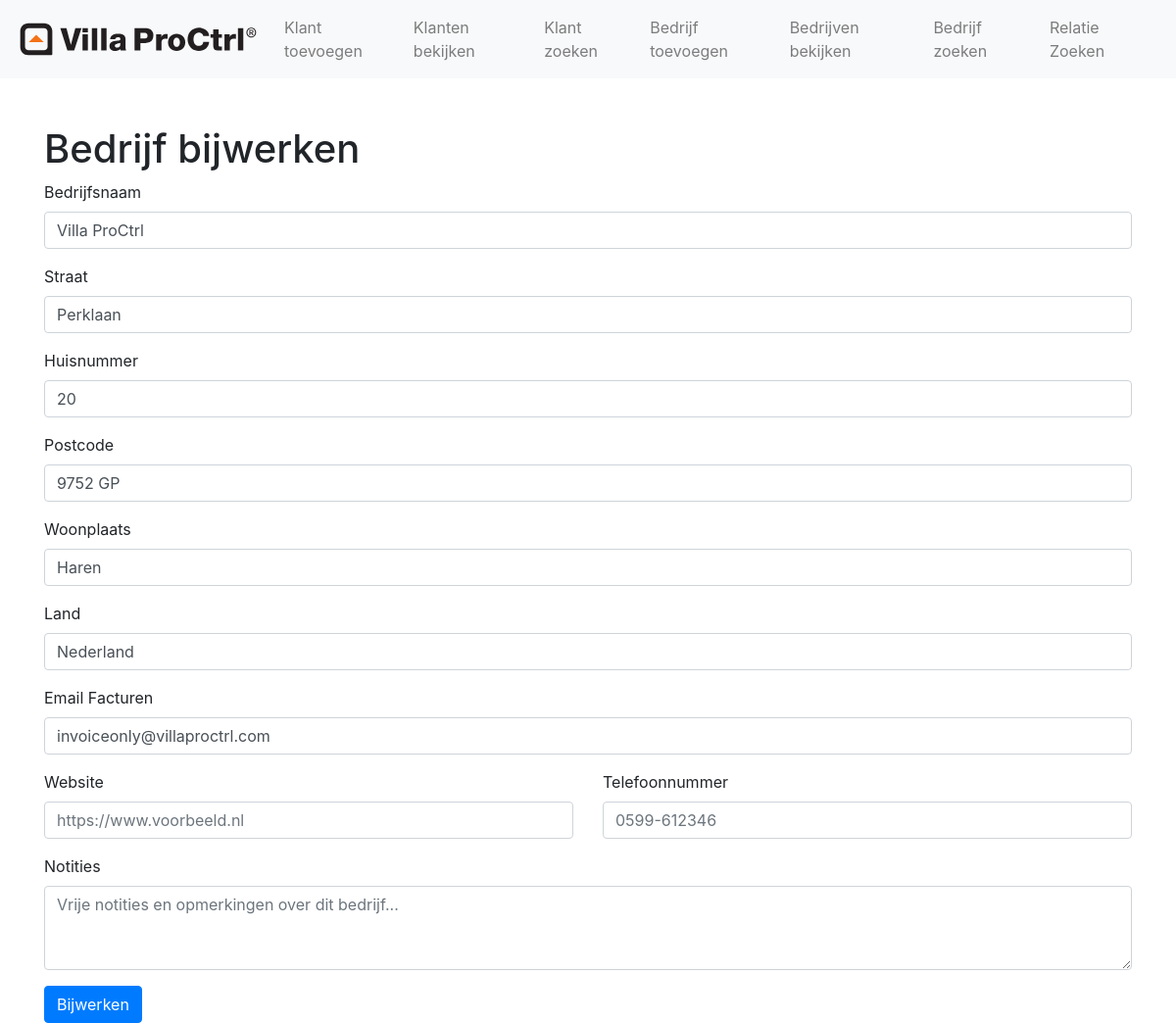
The app's page /bedrijf/update_bedrijf.php?id=2, older data.
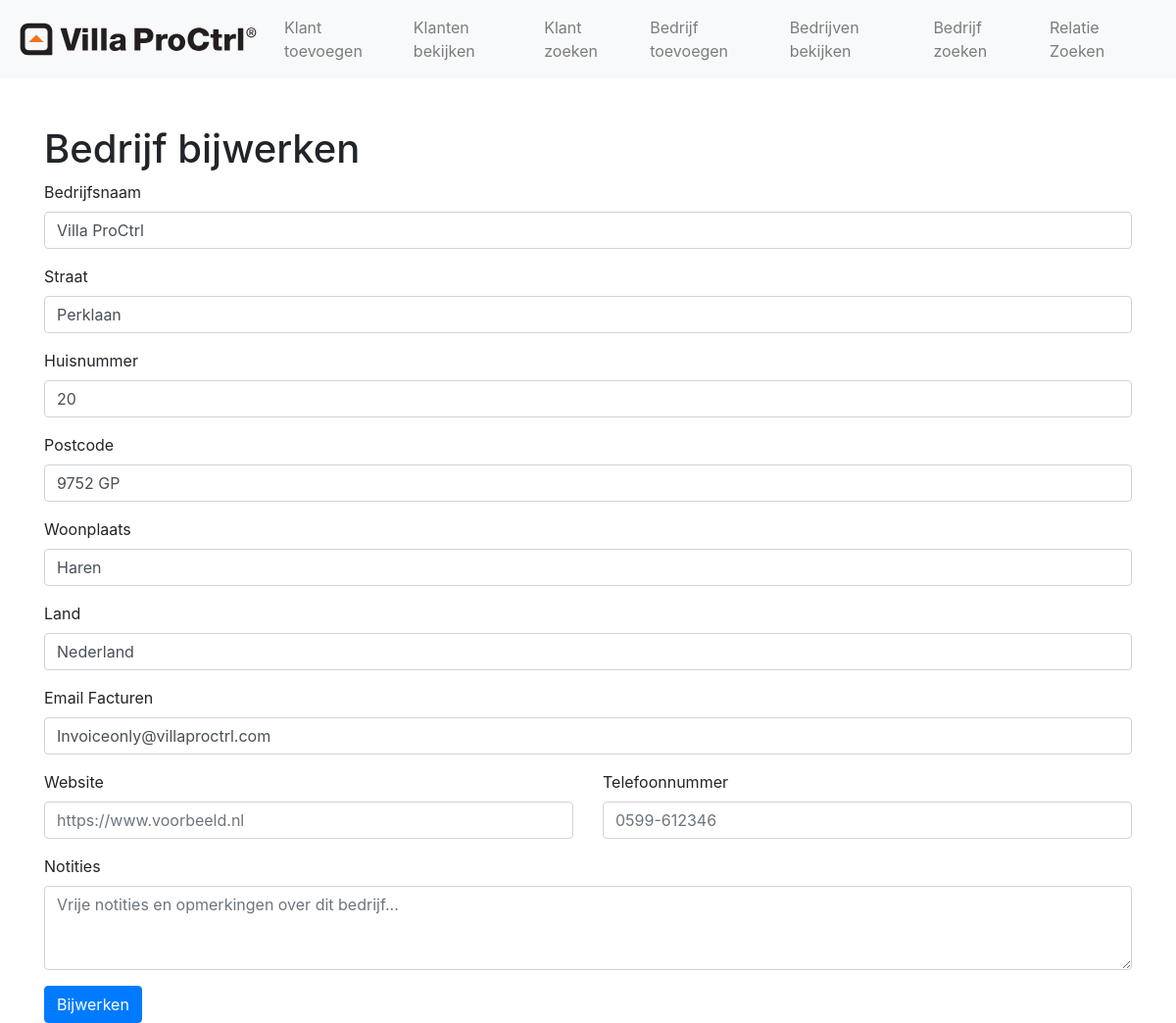
The same page, newer data.
### tables this page shows
CREATE TABLE `bedrijven` (
  `id` int(11) NOT NULL AUTO_INCREMENT,
  `bedrijfsnaam` varchar(255) NOT NULL,
  `straat` varchar(255) NOT NULL,
  `huisnummer` varchar(10) NOT NULL,
  `postcode` varchar(10) NOT NULL,
  `woonplaats` varchar(100) NOT NULL,
  `land` varchar(100) NOT NULL,
  `email_facturen` varchar(255) NOT NULL,
  `website` varchar(255) DEFAULT NULL COMMENT 'Website URL van het bedrijf',
  `telefoonnummer` varchar(20) DEFAULT NULL COMMENT 'Telefoonnummer met Nederlandse formatting',
  `notities` text DEFAULT NULL COMMENT 'Vrije notities en opmerkingen',
  PRIMARY KEY (`id`)
);

### bedrijf/update_bedrijf.php (the view, shortened to what the changed rows need)
<?php
include '../config/db_connect.php';
include '../includes/header.php';
$bedrijf = null;
if ($_SERVER["REQUEST_METHOD"] == "POST") {
    $id = $_POST['id'];
    $bedrijfsnaam = $_POST['bedrijfsnaam'];
    $straat = $_POST['straat'];
    $huisnummer = $_POST['huisnummer'];
    $postcode = $_POST['postcode'];
    $woonplaats = $_POST['woonplaats'];
    $land = $_POST['land'];
    $email_facturen = $_POST['email_facturen'];
    $website = $_POST['website'];
    $telefoonnummer = $_POST['telefoonnummer'];
    $notities = $_POST['notities'];
    include '../config/phone_number_formatter.php';
    $formatter = new PhoneNumberFormatter();
    if (!empty($telefoonnummer)) {
        $telefoonnummer = $formatter->format($telefoonnummer, $land);
    }
    $stmt = $conn->prepare("UPDATE bedrijven SET bedrijfsnaam=?, straat=?, huisnummer=?, postcode=?, woonplaats=?, land=?, email_facturen=?, website=?, telefoonnummer=?, notities=? WHERE id=?");
    $stmt->bind_param("ssssssssssi", $bedrijfsnaam, $straat, $huisnummer, $postcode, $woonplaats, $land, $email_facturen, $website, $telefoonnummer, $notities, $id);
    if ($stmt->execute() === TRUE) {
        echo "<div class='alert alert-success mt-3'>Record updated successfully</div>";
    } else {
        echo "<div class='alert alert-danger mt-3'>Error updating record: " . $stmt->error . "</div>";
    }
    $stmt->close();
    $stmt = $conn->prepare("SELECT * FROM bedrijven WHERE id=?");
    $stmt->bind_param("i", $id);
    $stmt->execute();
    $result = $stmt->get_result();
    if ($result->num_rows > 0) {
        $bedrijf = $result->fetch_assoc();
    } else {
        echo "<div class='alert alert-danger mt-3'>Bedrijf niet gevonden</div>";
        exit;
    }
    $stmt->close();
} else {
    if (isset($_GET['id'])) {
        $id = $_GET['id'];
        $stmt = $conn->prepare("SELECT * FROM bedrijven WHERE id=?");
        $stmt->bind_param("i", $id);
        $stmt->execute();
        $result = $stmt->get_result();
        if ($result->num_rows > 0) {
            $bedrijf = $result->fetch_assoc();
        } else {
            echo "<div class='alert alert-danger mt-3'>Bedrijf niet gevonden</div>";
            exit;
        }
    } else {
        echo "<div class='alert alert-danger mt-3'>Geen bedrijf ID opgegeven</div>";
        exit;
    }
}
?>
<h1 class="mt-5">Bedrijf bijwerken</h1>
<form method="post" action="update_bedrijf.php">
    <div class="mb-3">
        <label for="bedrijfsnaam" class="form-label">Bedrijfsnaam</label>
        <input type="text" class="form-control" id="bedrijfsnaam" name="bedrijfsnaam" value="<?php echo isset($bedrijf['bedrijfsnaam']) ? $bedrijf['bedrijfsnaam'] : ''; ?>" required>
    </div>
    <div class="mb-3">
        <label for="straat" class="form-label">Straat</label>
        <input type="text" class="form-control" id="straat" name="straat" value="<?php echo isset($bedrijf['straat']) ? $bedrijf['straat'] : ''; ?>" required>
    </div>
    <div class="mb-3">
        <label for="huisnummer" class="form-label">Huisnummer</label>
        <input type="text" class="form-control" id="huisnummer" name="huisnummer" value="<?php echo isset($bedrijf['huisnummer']) ? $bedrijf['huisnummer'] : ''; ?>" required>
    </div>
    <div class="mb-3">
        <label for="postcode" class="form-label">Postcode</label>
        <input type="text" class="form-control" id="postcode" name="postcode" value="<?php echo isset($bedrijf['postcode']) ? $bedrijf['postcode'] : ''; ?>" required>
    </div>
    <div class="mb-3">
        <label for="woonplaats" class="form-label">Woonplaats</label>
        <input type="text" class="form-control" id="woonplaats" name="woonplaats" value="<?php echo isset($bedrijf['woonplaats']) ? $bedrijf['woonplaats'] : ''; ?>" required>
    </div>
    <div class="mb-3">
        <label for="land" class="form-label">Land</label>
        <input type="text" class="form-control" id="land" name="land" value="<?php echo isset($bedrijf['land']) ? $bedrijf['land'] : ''; ?>" required>
    </div>
    <div class="mb-3">
        <label for="email_facturen" class="form-label">Email Facturen</label>
        <input type="email" class="form-control" id="email_facturen" name="email_facturen" value="<?php echo isset($bedrijf['email_facturen']) ? $bedrijf['email_facturen'] : ''; ?>">
    </div>
    <div class="row mb-3">
        <div class="col">
            <label for="website" class="form-label">Website</label>
            <input type="url" class="form-control" id="website" name="website" value="<?php echo isset($bedrijf['website']) ? htmlspecialchars($bedrijf['website']) : ''; ?>" placeholder="https://www.voorbeeld.nl">
        </div>
        <div class="col">
            <label for="telefoonnummer" class="form-label">Telefoonnummer</label>
            <input type="tel" class="form-control" id="telefoonnummer" name="telefoonnummer" value="<?php echo isset($bedrijf['telefoonnummer']) ? htmlspecialchars($bedrijf['telefoonnummer']) : ''; ?>" placeholder="0599-612346">
        </div>
    </div>
</form>
<?php include '../includes/footer.php'; ?>

Row changes from the older to the newer data that the page shows:
changed bedrijven "Villa ProCtrl": email_facturen "invoiceonly@villaproctrl.com" → "Invoiceonly@villaproctrl.com"
